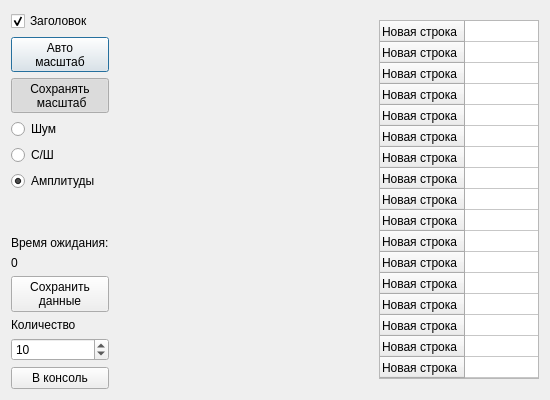
<?xml version="1.0" encoding="UTF-8"?>
<ui version="4.0">
 <class>Graphics</class>
 <widget class="QDialog" name="Graphics">
  <property name="geometry">
   <rect>
    <x>0</x>
    <y>0</y>
    <width>550</width>
    <height>400</height>
   </rect>
  </property>
  <property name="windowTitle">
   <string>Dialog</string>
  </property>
  <layout class="QGridLayout" name="gridLayout">
   <item row="1" column="0" rowspan="2">
    <layout class="QVBoxLayout" name="verticalLayout">
     <item>
      <widget class="QCheckBox" name="showHeader_checkBox">
       <property name="maximumSize">
        <size>
         <width>150</width>
         <height>16777215</height>
        </size>
       </property>
       <property name="text">
        <string>Заголовок</string>
       </property>
       <property name="checked">
        <bool>true</bool>
       </property>
      </widget>
     </item>
     <item>
      <widget class="QPushButton" name="pushButton_Autoscale">
       <property name="minimumSize">
        <size>
         <width>0</width>
         <height>35</height>
        </size>
       </property>
       <property name="maximumSize">
        <size>
         <width>150</width>
         <height>16777215</height>
        </size>
       </property>
       <property name="text">
        <string>Авто
масштаб</string>
       </property>
      </widget>
     </item>
     <item>
      <widget class="QPushButton" name="pushButton_SaveScale">
       <property name="minimumSize">
        <size>
         <width>0</width>
         <height>35</height>
        </size>
       </property>
       <property name="maximumSize">
        <size>
         <width>150</width>
         <height>35</height>
        </size>
       </property>
       <property name="text">
        <string>Сохранять
 масштаб</string>
       </property>
       <property name="checkable">
        <bool>true</bool>
       </property>
       <property name="checked">
        <bool>true</bool>
       </property>
      </widget>
     </item>
     <item>
      <widget class="QRadioButton" name="radioButtonNoise">
       <property name="maximumSize">
        <size>
         <width>150</width>
         <height>16777215</height>
        </size>
       </property>
       <property name="text">
        <string>Шум</string>
       </property>
      </widget>
     </item>
     <item>
      <widget class="QRadioButton" name="radioButtonSnr">
       <property name="maximumSize">
        <size>
         <width>150</width>
         <height>16777215</height>
        </size>
       </property>
       <property name="text">
        <string>С/Ш</string>
       </property>
      </widget>
     </item>
     <item>
      <widget class="QRadioButton" name="radioButtonAmplitude">
       <property name="maximumSize">
        <size>
         <width>150</width>
         <height>16777215</height>
        </size>
       </property>
       <property name="text">
        <string>Амплитуды</string>
       </property>
       <property name="checked">
        <bool>true</bool>
       </property>
      </widget>
     </item>
     <item>
      <spacer name="verticalSpacer">
       <property name="orientation">
        <enum>Qt::Vertical</enum>
       </property>
       <property name="sizeType">
        <enum>QSizePolicy::Expanding</enum>
       </property>
       <property name="sizeHint" stdset="0">
        <size>
         <width>1</width>
         <height>1000</height>
        </size>
       </property>
      </spacer>
     </item>
     <item>
      <widget class="QLabel" name="label_2">
       <property name="text">
        <string>&lt;html&gt;&lt;head/&gt;&lt;body&gt;&lt;p&gt;Время ожидания:&lt;/p&gt;&lt;/body&gt;&lt;/html&gt;</string>
       </property>
      </widget>
     </item>
     <item>
      <widget class="QLabel" name="label_DataDelay">
       <property name="text">
        <string>0</string>
       </property>
      </widget>
     </item>
     <item>
      <widget class="QPushButton" name="pushButton_SaveJson">
       <property name="text">
        <string>Сохранить 
данные</string>
       </property>
      </widget>
     </item>
     <item>
      <widget class="QLabel" name="label">
       <property name="text">
        <string>Количество</string>
       </property>
      </widget>
     </item>
     <item>
      <widget class="QSpinBox" name="spinBox_SaveToJsonCount">
       <property name="minimum">
        <number>1</number>
       </property>
       <property name="maximum">
        <number>100</number>
       </property>
       <property name="value">
        <number>10</number>
       </property>
      </widget>
     </item>
     <item>
      <widget class="QPushButton" name="pushButton_Debug">
       <property name="text">
        <string>В консоль</string>
       </property>
      </widget>
     </item>
    </layout>
   </item>
   <item row="1" column="1" rowspan="2">
    <widget class="QCustomPlot" name="customPlot" native="true">
     <property name="sizePolicy">
      <sizepolicy hsizetype="Expanding" vsizetype="Expanding">
       <horstretch>0</horstretch>
       <verstretch>0</verstretch>
      </sizepolicy>
     </property>
     <property name="minimumSize">
      <size>
       <width>200</width>
       <height>0</height>
      </size>
     </property>
     <property name="maximumSize">
      <size>
       <width>16777215</width>
       <height>16777215</height>
      </size>
     </property>
    </widget>
   </item>
   <item row="1" column="2" rowspan="2">
    <widget class="QTableWidget" name="dataHeader_tableWidget">
     <property name="sizePolicy">
      <sizepolicy hsizetype="Fixed" vsizetype="Preferred">
       <horstretch>0</horstretch>
       <verstretch>0</verstretch>
      </sizepolicy>
     </property>
     <property name="minimumSize">
      <size>
       <width>120</width>
       <height>0</height>
      </size>
     </property>
     <property name="maximumSize">
      <size>
       <width>160</width>
       <height>359</height>
      </size>
     </property>
     <property name="wordWrap">
      <bool>true</bool>
     </property>
     <property name="cornerButtonEnabled">
      <bool>true</bool>
     </property>
     <attribute name="horizontalHeaderVisible">
      <bool>false</bool>
     </attribute>
     <attribute name="horizontalHeaderMinimumSectionSize">
      <number>21</number>
     </attribute>
     <attribute name="horizontalHeaderDefaultSectionSize">
      <number>75</number>
     </attribute>
     <attribute name="verticalHeaderVisible">
      <bool>true</bool>
     </attribute>
     <attribute name="verticalHeaderDefaultSectionSize">
      <number>21</number>
     </attribute>
     <row>
      <property name="text">
       <string>Новая строка</string>
      </property>
     </row>
     <row>
      <property name="text">
       <string>Новая строка</string>
      </property>
     </row>
     <row>
      <property name="text">
       <string>Новая строка</string>
      </property>
     </row>
     <row>
      <property name="text">
       <string>Новая строка</string>
      </property>
     </row>
     <row>
      <property name="text">
       <string>Новая строка</string>
      </property>
     </row>
     <row>
      <property name="text">
       <string>Новая строка</string>
      </property>
     </row>
     <row>
      <property name="text">
       <string>Новая строка</string>
      </property>
     </row>
     <row>
      <property name="text">
       <string>Новая строка</string>
      </property>
     </row>
     <row>
      <property name="text">
       <string>Новая строка</string>
      </property>
     </row>
     <row>
      <property name="text">
       <string>Новая строка</string>
      </property>
     </row>
     <row>
      <property name="text">
       <string>Новая строка</string>
      </property>
     </row>
     <row>
      <property name="text">
       <string>Новая строка</string>
      </property>
     </row>
     <row>
      <property name="text">
       <string>Новая строка</string>
      </property>
     </row>
     <row>
      <property name="text">
       <string>Новая строка</string>
      </property>
     </row>
     <row>
      <property name="text">
       <string>Новая строка</string>
      </property>
     </row>
     <row>
      <property name="text">
       <string>Новая строка</string>
      </property>
     </row>
     <row>
      <property name="text">
       <string>Новая строка</string>
      </property>
     </row>
     <column>
      <property name="text">
       <string>Value</string>
      </property>
     </column>
    </widget>
   </item>
  </layout>
 </widget>
 <customwidgets>
  <customwidget>
   <class>QCustomPlot</class>
   <extends>QWidget</extends>
   <header>qcustomplot.h</header>
   <container>1</container>
  </customwidget>
 </customwidgets>
 <resources/>
 <connections/>
</ui>
